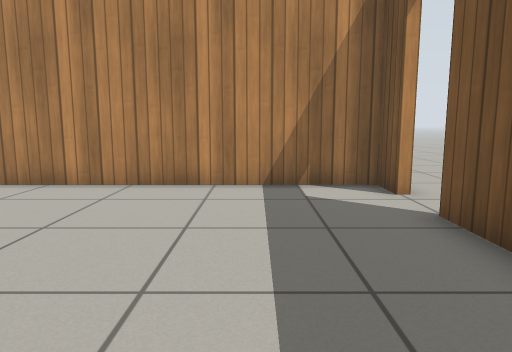
view 1 (above)

23 first-person views from a walk through a Gazebo world. The camera is 0.72 m above the floor, tilts 8° down and sees 70° across. The floor is counted in squares, 0.5 m on a side. Each view is taken from the middle of a square. On the plan, view 1 faces up. The plan holds only what a view shows up to about 16 squares ahead; the rest is blank. The place goes on beyond the plan. Simple patterns stand in for the simulator's built-in surfaces.

view 2
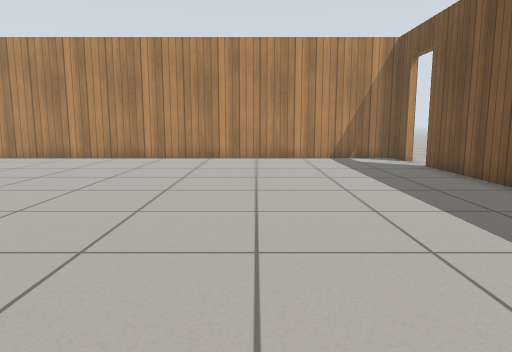

view 3
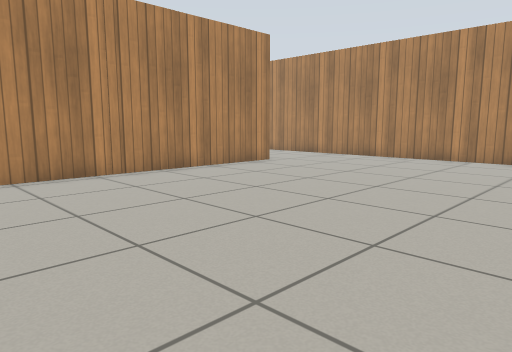

view 4
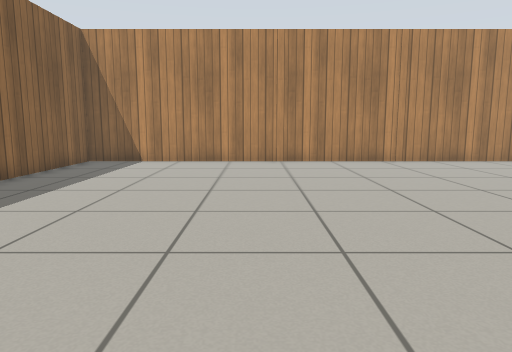

view 5
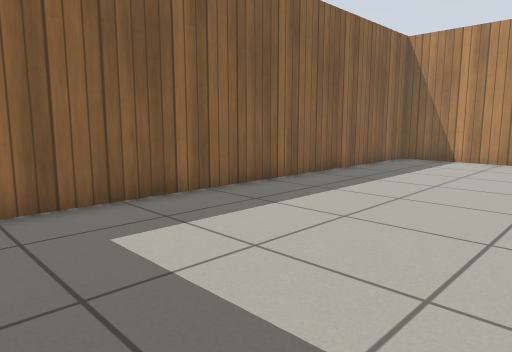

view 6
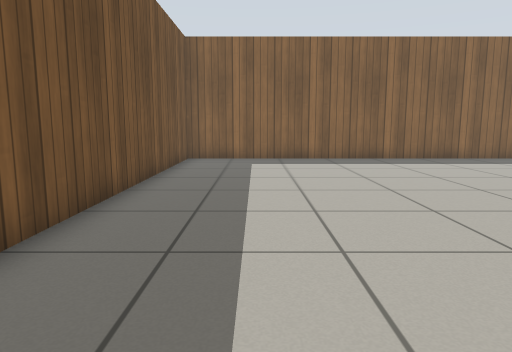

view 7
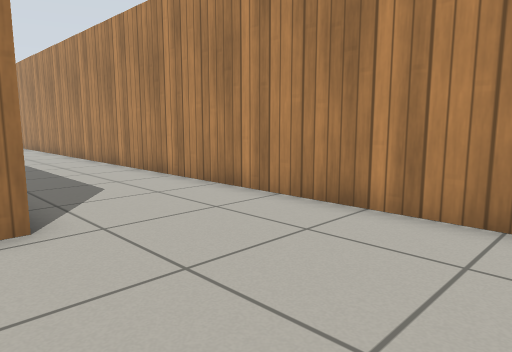

view 8
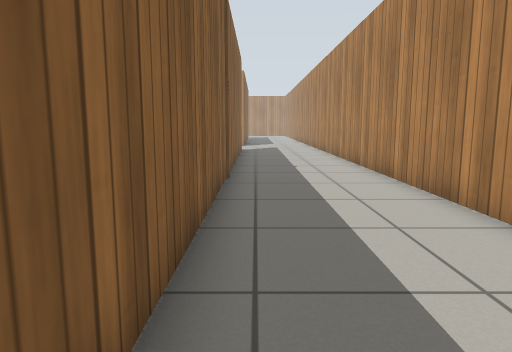

view 9
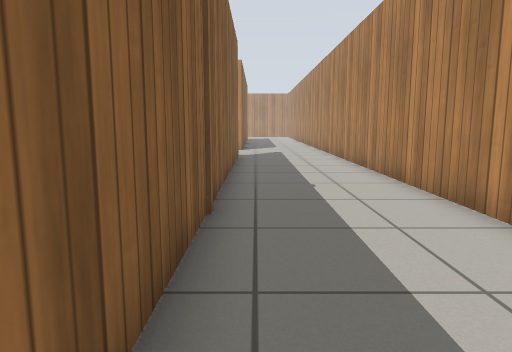

view 10
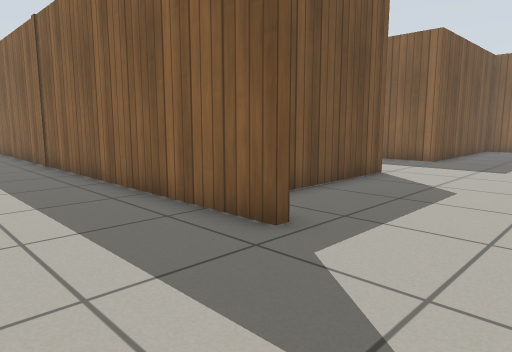

view 11
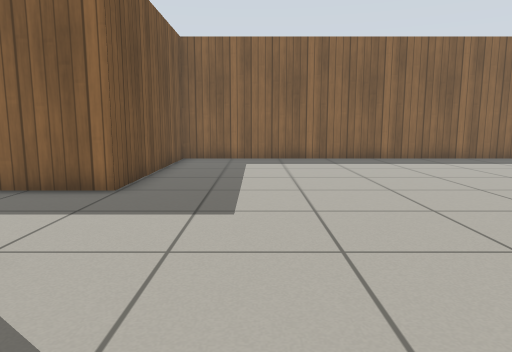

view 12
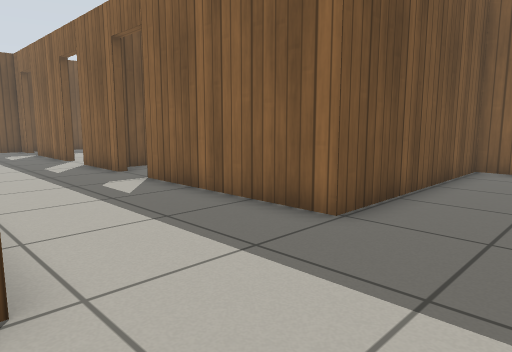

view 13
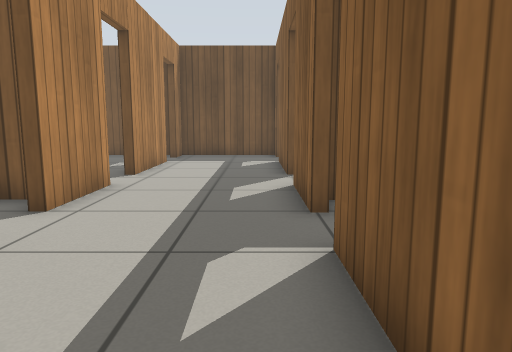

view 14
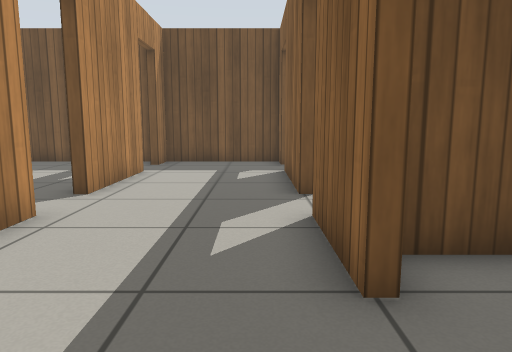

view 15
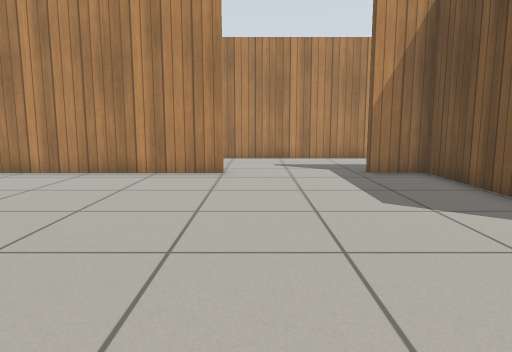

view 16
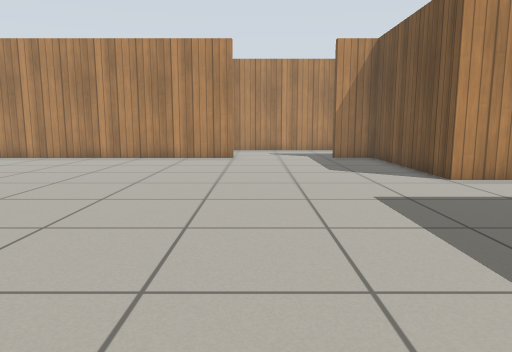

view 17
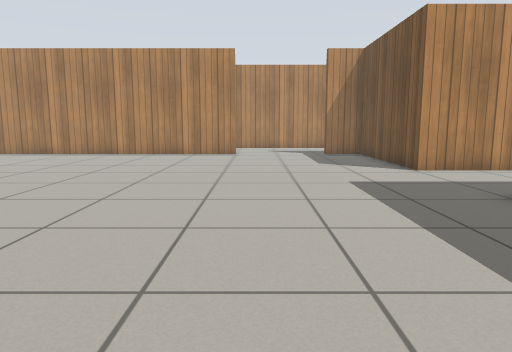

view 18
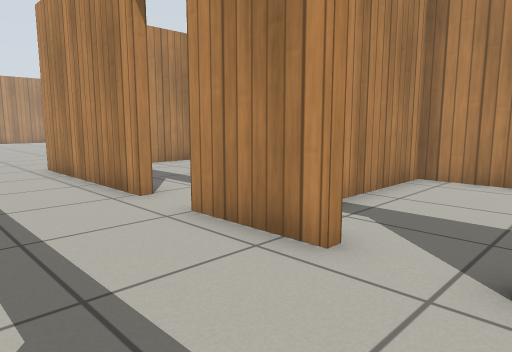

view 19
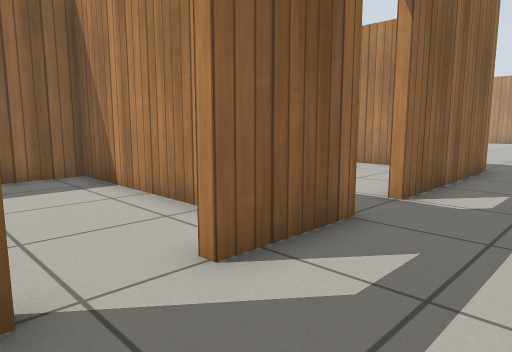

view 20
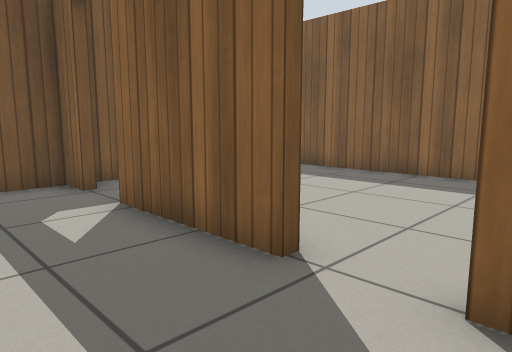

view 21
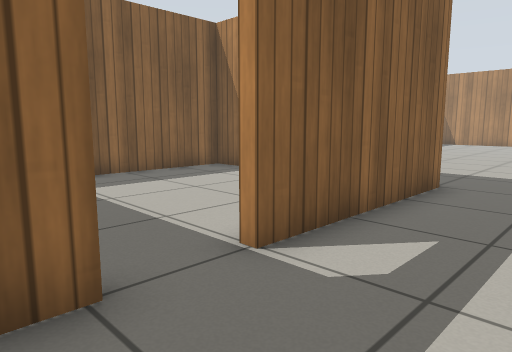

view 22
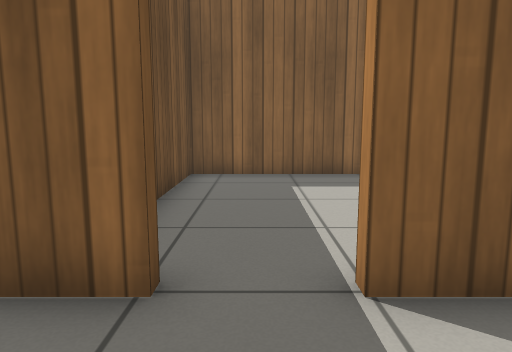

view 23
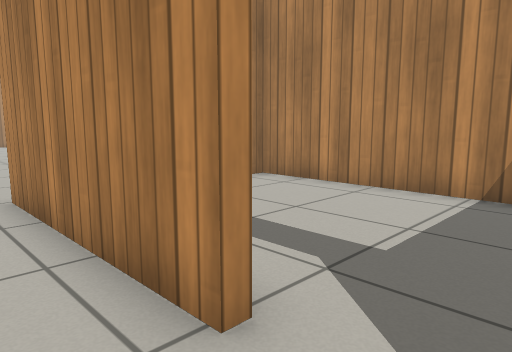

### Floor plan
Points are (right, up) in squares from view 1. A wall is a line through its corners. A room is listed if a view was taken in it or the views show most of it. See-through windows are left out.
Room 1 (views 1, 2, 3, 4, 5, 6, 7, 8, 9, 10)
walls: (-13.4, 4.2) (-13.4, -14.6) (2.9, -14.6) (2.9, -3); (2.9, 1.2) (2.9, 5.7); (2.9, 7.4) (2.9, 8.7) (-39.5, 8.7); (-34.6, 4.2) (-15, 4.2)
ways out: opening at (-37, 4) to room 2; open door at (3, 6.5)
Room 2 (views 11, 12, 13, 14, 15, 16, 17, 18, 19, 20, 21, 22, 23)
walls: (-38.9, 3.9) (-45.5, 3.9); (-26.8, -2.5) (-32.9, -2.5) (-32.9, 3.9) (-34.6, 3.9); (-25.1, -6.9) (-22.2, -6.9); (-45.5, -14.6) (-32.9, -14.6) (-32.9, -6.9) (-26.9, -6.9); (-22.2, -2.5) (-25.1, -2.5); (-20.6, -6.9) (-16.5, -6.9); (-16.6, -2.5) (-20.5, -2.5); (-14.9, -6.9) (-13.7, -6.9) (-13.7, -2.5) (-14.8, -2.5)
ways out: opening at (-37, 4) to room 1; open door at (-26, -7) to room 3; open door at (-21.5, -7) to room 4; open door at (-15.5, -7) to room 4; open door at (-25.5, -2) to room 5; open door at (-21.5, -2) to room 6; open door at (-15.5, -2) to room 6
Room 3 (no view inside)
walls: (-32.6, -9.7) (-32.6, -11.2); (-32.6, -13.4) (-32.6, -14.6) (-24.1, -14.6) (-24.1, -10.9); (-24.1, -8.9) (-24.1, -7.4)
ways out: open door at (-26, -7) to room 2
Room 4 (no view inside)
walls: (-23.8, -9.3) (-23.8, -14.6) (-14.6, -14.6); (-13.7, -8.3) (-13.7, -7.5)
ways out: open door at (-21.5, -7) to room 2; open door at (-15.5, -7) to room 2
Room 5 (no view inside)
walls: (-26.3, 3.9) (-32.6, 3.9) (-32.6, 1); (-24.1, -1.6) (-24.1, -1)
ways out: open door at (-25.5, -2) to room 2
Room 6 (no view inside)
walls: (-21.6, 3.9) (-23.8, 3.9) (-23.8, 0.1); (-13.7, 1.2) (-13.7, 2.9)
ways out: open door at (-21.5, -2) to room 2; open door at (-15.5, -2) to room 2

Where each view was taken, in squares from view 1:
view 1: 0 up, 0 right, facing up
view 2: 7 down, 3 left, facing up
view 3: 7 down, 3 left, facing up-left
view 4: 8 down, 1 right, facing left
view 5: 8 down, 2 right, facing down-left
view 6: 1 up, 0 right, facing down
view 7: 3 up, 8 left, facing up-left
view 8: 5 up, 14 left, facing left
view 9: 5 up, 18 left, facing left
view 10: 8 up, 38 left, facing down-right
view 11: 1 up, 36 left, facing down
view 12: 2 down, 36 left, facing down-right
view 13: 6 down, 31 left, facing right
view 14: 6 down, 28 left, facing right
view 15: 7 down, 38 left, facing up
view 16: 12 down, 38 left, facing up
view 17: 14 down, 38 left, facing up
view 18: 6 down, 20 left, facing up-left
view 19: 4 down, 20 left, facing down-left
view 20: 4 down, 23 left, facing down-right
view 21: 4 down, 24 left, facing down-left
view 22: 4 down, 26 left, facing down
view 23: 4 down, 25 left, facing up-left
